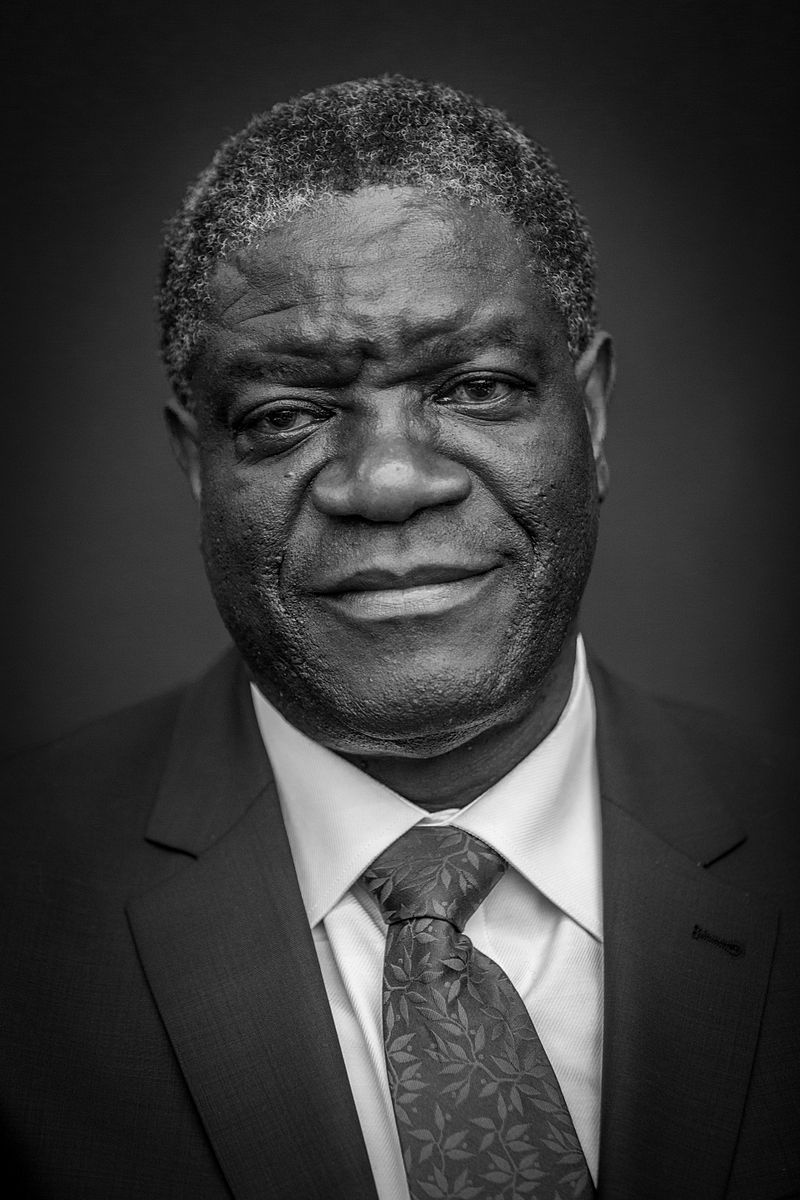
#> input picture PhotosLARC/Denis_Mukwege.jpg, 800 x 1200 px, given in place of the camera
$ jupyter execute Face_tracking_with_MeanShift_and_CamShift.ipynb
#> lines starting #> are read from the running program, lines starting #| are printed output that depends on the picture
[cell 1]
import numpy as np
import cv2
import time

[cell 2]
# Using MeanShift for face tracking (no window resizing)
cap = cv2.VideoCapture(0)
# This delay was added because the first frame when starting the built-in camera was pitch black
# So added delay so brigthness calibration could be executed before grabbing sampling frame
time.sleep(2)
ret, frame = cap.read()
#> frame is the input picture: shape (1200, 800, 3); min 0, max 255, mean 58.8

# Performing face tracking (only 1 face)
face_cascade = cv2.CascadeClassifier('haarcascades/haarcascade_frontalface_default.xml')
face_rects = face_cascade.detectMultiScale(frame)
#> face_rects = [[131, 187, 515, 515]]

(face_x,face_y,w,h) = tuple(face_rects[0])
#> face_x = 131; face_y = 187; w = 515; h = 515

track_window = (face_x,face_y,w,h)
#> track_window = (131, 187, 515, 515)
roi = frame[face_y : face_y + h, face_x : face_x + w]
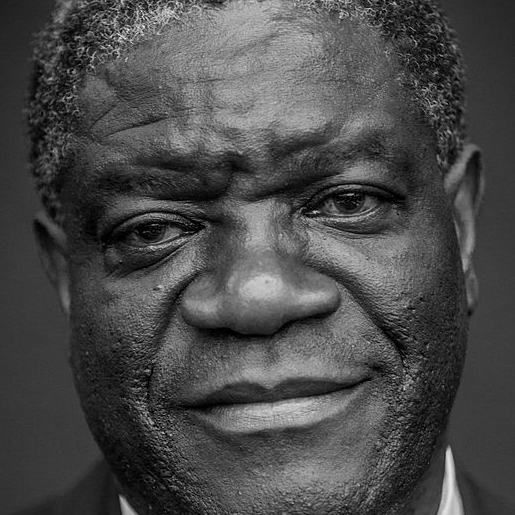
#> roi: shape (515, 515, 3); min 0, max 255, mean 74.1

# MeanShift operates based on color histograms, so we need hsv mapping
hsv_roi = cv2.cvtColor(roi, cv2.COLOR_BGR2HSV)
#> hsv_roi: shape (515, 515, 3); mean H, S, V 0, 0, 74.1
roi_hist = cv2.calcHist([hsv_roi],[0],None,[180],[0,180])
#> roi_hist = 180 values, max 265225 at index 0, min 0 at index 1, mean 1473.5
cv2.normalize(roi_hist,roi_hist,0,255,cv2.NORM_MINMAX)

# Setting termination criteria
term_crit = (cv2.TERM_CRITERIA_EPS | cv2.TERM_CRITERIA_COUNT,10,1)

while True:
    ret, frame = cap.read()

    if ret == True:
        hsv = cv2.cvtColor(frame,cv2.COLOR_BGR2HSV)
#> hsv: shape (1200, 800, 3); mean H, S, V 0, 0, 58.8
        dst = cv2.calcBackProject([hsv],[0],roi_hist,[0,180],1)
#> dst: shape (1200, 800); every value is 255

        #         Now that we have calculated the hist mean, we will apply the MeanShift algorithm
        ret, track_window = cv2.meanShift(dst,track_window,term_crit)
#> ret = 0

        #     Update the window that is looking for the convergence of the match and values
        x,y,w,h = track_window
#> x = 131; y = 187
        img = cv2.rectangle(frame,(x,y),(x + w, y + h), (0,0,255),5)
        cv2.imshow('Tracking your face...', img)

        k = cv2.waitKey(1) & 0xFF
#> (key Esc is pressed here)
        if k == 27:
            break
    else:
        break

cap.release()
cv2.destroyAllWindows()
cv2.waitKey(1)

[cell 3]
# Using CAMShift for face tracking (window resizing)
import numpy as np
import cv2
import time

[cell 4]
cap = cv2.VideoCapture(0)
time.sleep(2)
ret, frame = cap.read()

# Performing face tracking (only 1 face)
face_cascade = cv2.CascadeClassifier('haarcascades/haarcascade_frontalface_default.xml')
face_rects = face_cascade.detectMultiScale(frame)

(face_x,face_y,w,h) = tuple(face_rects[0])
track_window = (face_x,face_y,w,h)
roi = frame[face_y : face_y + h, face_x : face_x + w]

# MeanShift operates based on color histograms, so we need hsv mapping
hsv_roi = cv2.cvtColor(roi, cv2.COLOR_BGR2HSV)
roi_hist = cv2.calcHist([hsv_roi],[0],None,[180],[0,180])
cv2.normalize(roi_hist,roi_hist,0,255,cv2.NORM_MINMAX)

# Setting termination criteria
term_crit = (cv2.TERM_CRITERIA_EPS | cv2.TERM_CRITERIA_COUNT,10,1)

while True:
    ret, frame = cap.read()

    if ret == True:
        hsv = cv2.cvtColor(frame,cv2.COLOR_BGR2HSV)
        dst = cv2.calcBackProject([hsv],[0],roi_hist,[0,180],1)

        #         Now that we have calculated the hist mean, we will apply the CAMShift algorithm
        ret, track_window = cv2.CamShift(dst,track_window,term_crit)
#> ret = ((388, 444), (617.8, 617.8), 90); track_window = (78, 134, 620, 620)

        #        Resizing window based on the returned object from CamShift
        pts = cv2.boxPoints(ret)
#> pts = [[79.12, 135.1], [696.9, 135.1], [696.9, 752.9], [79.12, 752.9]]
        pts = np.int0(pts)
#> pts = [[79, 135], [696, 135], [696, 752], [79, 752]]

        #         Drawing the window's new lines on the image
        img = cv2.polylines(frame,[pts],True,(255,255,255),5)
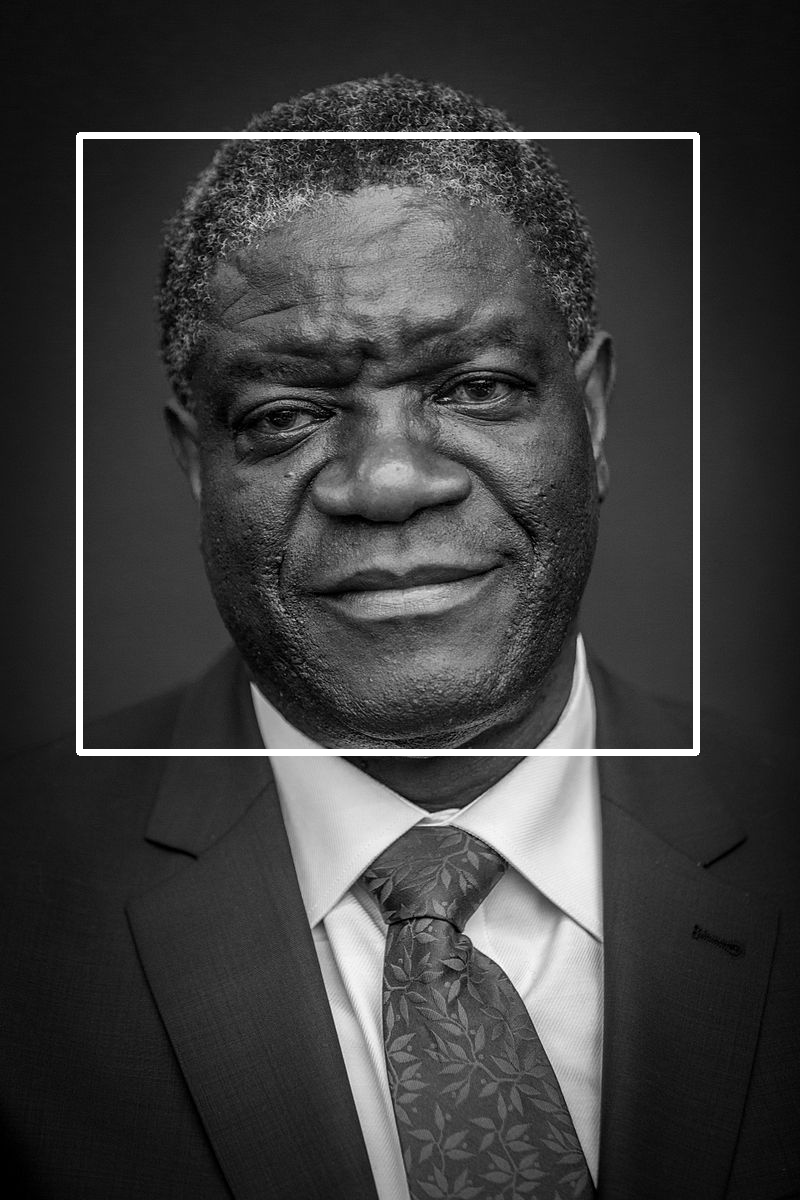
#> img: shape (1200, 800, 3); min 0, max 255, mean 62.5

        cv2.imshow('Tracking your face...', img)

        k = cv2.waitKey(1) & 0xFF
#> (key Esc is pressed here)
        if k == 27:
            break
    else:
        break

cap.release()
cv2.destroyAllWindows()
cv2.waitKey(1)

$ run again, on PhotosLARC/Nadia_Murad.jpg
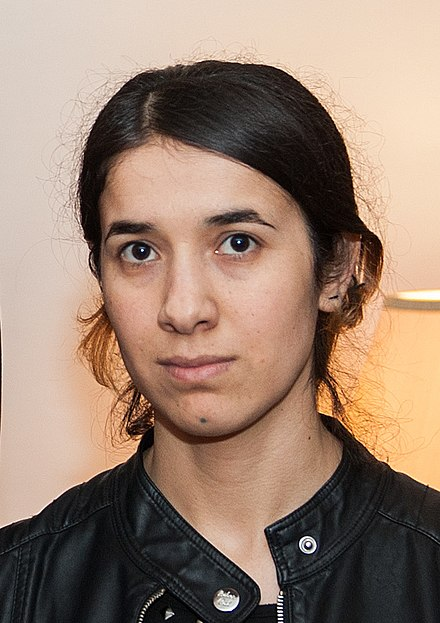
#> input picture PhotosLARC/Nadia_Murad.jpg, 440 x 623 px, given in place of the camera
#> frame is the input picture: shape (623, 440, 3); mean B, G, R 112.7, 129.2, 153.8
#> face_rects = [[55, 141, 276, 276]]
#> face_x = 55; face_y = 141; w = 276
#> `track_window = (face_x,face_y,w,h)`: track_window = (55, 141, 276, 276)
#> hsv_roi: shape (276, 276, 3); mean H, S, V 12.1, 97.1, 163.7
#> roi_hist = 180 values, max 19887 at index 11, min 0 at index 28, mean 423.2
#> hsv: shape (623, 440, 3); mean H, S, V 29, 73.3, 154.7
#> `dst = cv2.calcBackProject([hsv],[0],roi_hist,[0,180],1)`:
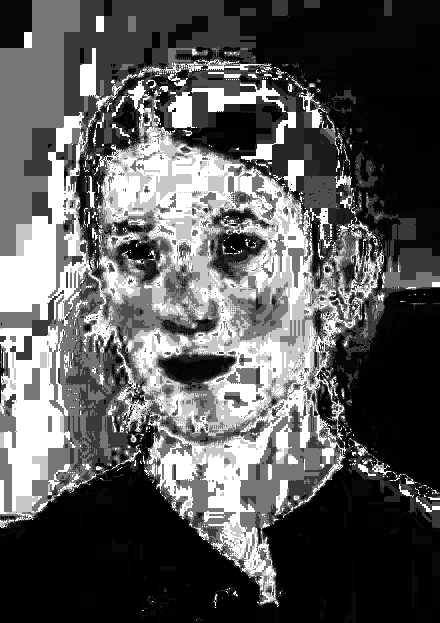
#> dst: shape (623, 440); min 0, max 255, mean 89.4
#> `ret, track_window = cv2.meanShift(dst,track_window,term_crit)`: ret = 5; track_window = (60, 140, 276, 276)
#> x = 60; y = 140
#> `track_window = (face_x,face_y,w,h)`: track_window = (55, 141, 276, 276)
#> `ret, track_window = cv2.CamShift(dst,track_window,term_crit)`: ret = ((194.5, 280), (314.9, 346.3), 135.8); track_window = (73, 155, 243, 250)
#> `pts = cv2.boxPoints(ret)`: pts = [[186.6, 46.09], [428.1, 294.3], [202.4, 513.9], [-39.1, 265.7]]
#> `pts = np.int0(pts)`: pts = [[186, 46], [428, 294], [202, 513], [-39, 265]]
#> `img = cv2.polylines(frame,[pts],True,(255,255,255),5)`:
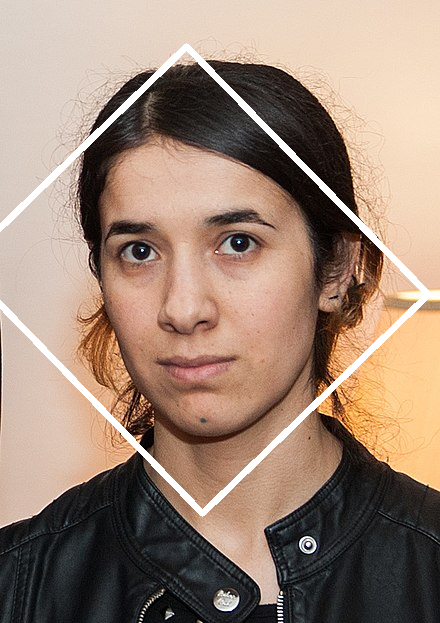
#> img: shape (623, 440, 3); mean B, G, R 117.1, 133, 156.7
